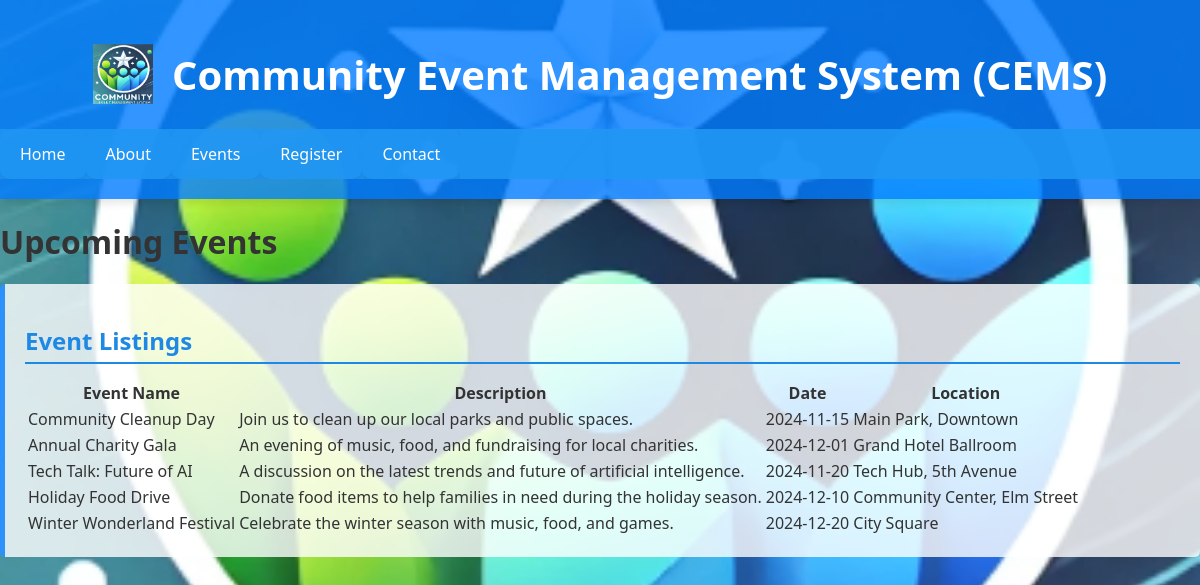
Screenshot of /events.php with the database file from the repository.
### tables this page shows
CREATE TABLE IF NOT EXISTS `events` (
  `event_id` int NOT NULL AUTO_INCREMENT,
  `name` varchar(255) NOT NULL,
  `description` text,
  `date` date DEFAULT NULL,
  `location` varchar(255) DEFAULT NULL,
  PRIMARY KEY (`event_id`)
);

### events.php (the view, shortened to what this page needs)
<?php include 'includes/db.php'; ?>
<!DOCTYPE html>
<html lang="en">
<head>
    <link rel="stylesheet" href="css/updated_style_with_image.css">
</head>
<body>
<header>
    <img src="images/image.png" alt="Logo" class="logo">
    <h1>Community Event Management System (CEMS)</h1>
    <nav>
        <div class="dropdown">
            <button class="dropbtn">Home</button>
        </div>
        <div class="dropdown">
            <button class="dropbtn">About</button>
        </div>
        <div class="dropdown">
            <button class="dropbtn">Events</button>
        </div>
        <div class="dropdown">
            <button class="dropbtn">Register</button>
        </div>
        <div class="dropdown">
            <button class="dropbtn">Contact</button>
        </div>
    </nav>
</header>
        <h1>Upcoming Events</h1>
    <section>
        <h2>Event Listings</h2>
        <table>
            <thead>
                <tr>
                    <th>Event Name</th>
                    <th>Description</th>
                    <th>Date</th>
                    <th>Location</th>
                </tr>
            </thead>
            <tbody>
                <?php
                $sql = "SELECT * FROM events";
                $result = $conn->query($sql);
                if ($result->num_rows > 0) {
                    while ($row = $result->fetch_assoc()) {
                        echo "<tr><td>" . $row['name'] . "</td><td>" . $row['description'] . "</td><td>" . $row['date'] . "</td><td>" . $row['location'] . "</td></tr>";
                    }
                } else {
                    echo "<tr><td colspan='4'>No events found</td></tr>";
                }
                ?>
            </tbody>
        </table>
    </section>
</body>
</html>

### CEMS/css/updated_style_with_image.css (style rules this page uses)
body { font-family: 'Segoe UI', Tahoma, Geneva, Verdana, sans-serif; background: url('../images/image.png') no-repeat center center fixed; background-size: cover; color: #333; margin: 0; padding: 0; }
header { background-color: rgba(0, 123, 255, 0.8); color: white; padding: 20px 0; text-align: center; position: relative; box-shadow: 0 4px 8px rgba(0,0,0,0.1); }
header .logo { width: 60px; height: 60px; vertical-align: middle; margin-right: 15px; }
header h1 { display: inline-block; font-size: 2.5em; vertical-align: middle; font-weight: bold; }
nav { background-color: rgba(33, 150, 243, 0.9); overflow: hidden; }
.dropdown { float: left; overflow: hidden; }
.dropdown .dropbtn { font-size: 16px; border: none; outline: none; color: white; background-color: inherit; padding: 14px 20px; font-family: inherit; margin: 0; }
section { margin: 20px 0; padding: 20px; background: rgba(255, 255, 255, 0.8); border-left: 5px solid rgba(0, 123, 255, 0.8); border-radius: 5px; }
h2 { color: #1e88e5; border-bottom: 2px solid #1e88e5; padding-bottom: 5px; margin-bottom: 15px; }
button, a.button { background-color: #1e88e5; color: white; padding: 12px 20px; border: none; border-radius: 10px; cursor: pointer; text-decoration: none; font-size: 1.1em; box-shadow: 0 4px 8px rgba(0,0,0,0.1); transition: background-color 0.3s, transform 0.3s; }

### rows the page displays
events: name "Community Cleanup Day", description "Join us to clean up our local parks and public spaces.", date "2024-11-15", location "Main Park, Downtown"
events: name "Annual Charity Gala", description "An evening of music, food, and fundraising for local charities.", date "2024-12-01", location "Grand Hotel Ballroom"
events: name "Tech Talk: Future of AI", description "A discussion on the latest trends and future of artificial intelligence.", date "2024-11-20", location "Tech Hub, 5th Avenue"
events: name "Holiday Food Drive", description "Donate food items to help families in need during the holiday season.", date "2024-12-10", location "Community Center, Elm Street"
events: name "Winter Wonderland Festival", description "Celebrate the winter season with music, food, and games.", date "2024-12-20", location "City Square"
